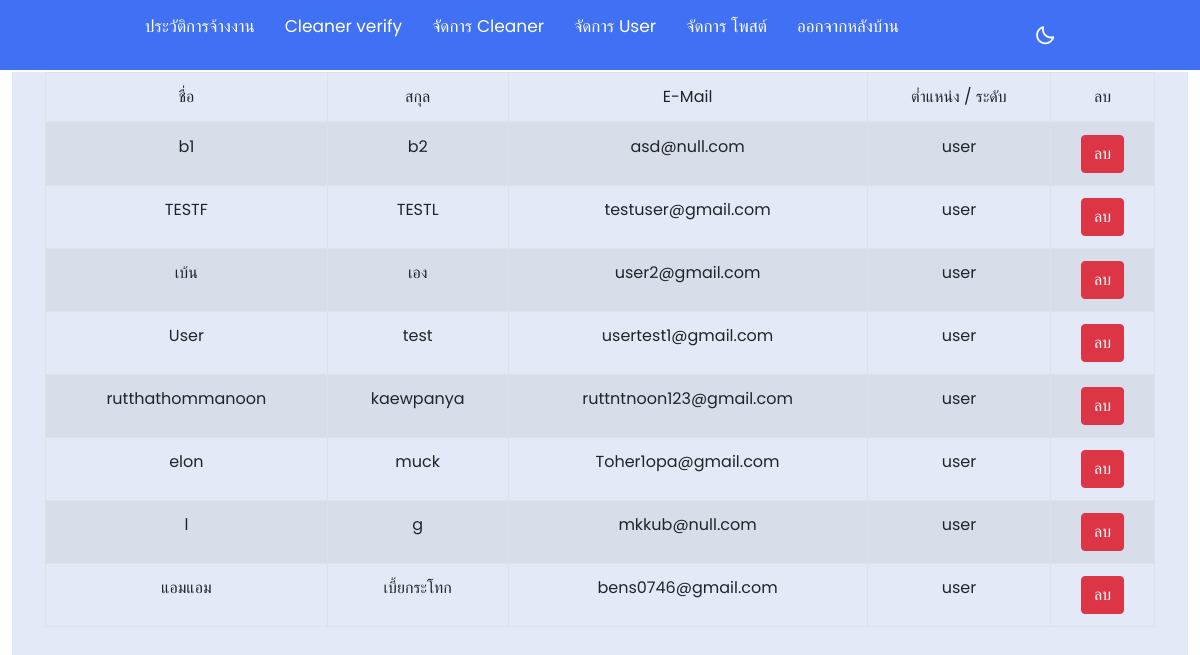
The page /own_admin/admin_userediter.php on the database its author committed.
### tables this page shows
CREATE TABLE `users` (
  `user_id` int(11) NOT NULL,
  `firstname` varchar(255) NOT NULL,
  `lastname` varchar(255) NOT NULL,
  `birthdate` varchar(10) NOT NULL,
  `gender` varchar(6) NOT NULL,
  `email` varchar(255) NOT NULL,
  `password` varchar(255) NOT NULL,
  `phone` varchar(20) NOT NULL,
  `lineID` varchar(20) DEFAULT NULL,
  `img` varchar(255) NOT NULL,
  `urole` varchar(7) NOT NULL,
  `verify` tinyint(1) DEFAULT NULL COMMENT '0 =ยังไม่ยืนยันแล้ว 1=ยืนยัน',
  `created_at` timestamp NOT NULL DEFAULT current_timestamp(),
  `updated_at` timestamp NOT NULL DEFAULT current_timestamp() ON UPDATE current_timestamp()
);

### own_admin/admin_userediter.php (the view, shortened to what this page needs)
<?php
    require_once("../config/db.php");
?>
<!DOCTYPE html>
<html lang="en">
<head>
    <link rel="stylesheet" href="style.css">
    <link href='https://unpkg.com/boxicons@2.1.1/css/boxicons.min.css' rel='stylesheet'>
    <link rel="stylesheet" href="https://cdn.jsdelivr.net/npm/bootstrap@4.5.3/dist/css/bootstrap.min.css">
</head>
<body>
    <nav>
        <div class="nav-bar">
            <div class="menu">
                <ul class="nav-links">
                    <li id="btnreport"><a href="admin_report.php">ประวัติการจ้างงาน</a></li>
                    <li id="btnmain"><a href="admin_main.php">Cleaner verify</a></li>
                    <li id="btneditcleaner"><a href="admin_cleanerediter.php">จัดการ Cleaner</a></li>
                    <li id="btnedituser"><a href="admin_userediter.php">จัดการ User</a></li>
                    <li id="btneditpost"><a href="admin_postedit.php">จัดการ โพสต์</a></li>
                    <li><a href="https://isrmuti.com/niceclean/index.php">ออกจากหลังบ้าน</a></li>
                </ul>
            </div>
            <div class="darkLight-searchBox">
                <div class="dark-light">
                    <i class='bx bx-moon moon'></i>
                </div>
                   </div>
                </div>
    </nav>
<div class="home">
<div class="container text-center">
        <table class="table table-striped table-bordered table-hover">
            <thead>
                <tr>
                    <td>ชื่อ</td>
                    <td>สกุล</td>
                    <td>E-Mail</td>
                    <td>ต่ำแหน่ง / ระดับ</td>
                    <td>ลบ</td>
                </tr>
            </thead>
            <tbody>
                <?php
                    $select_stmt = $conn->prepare('SELECT * FROM users WHERE urole = "user"');
                    $select_stmt->execute();
                    while ($row = $select_stmt->fetch(PDO::FETCH_ASSOC)) {
                ?>
                    <tr>
                        <td><?php echo $row['firstname']; ?></td>
                        <td><?php echo $row['lastname']; ?></td>
                        <td><?php echo $row['email']; ?></td>
                        <td><?php echo $row['urole']; ?></td>
                        <td><a href="?delete_id=<?php echo $row['user_id']; ?>" class="btn btn-danger">ลบ</a></td>
                    </tr>
                <?php } ?>
            </tbody>
        </table>
    </div>
    </div>
</body>
</html>

### own_admin/style.css (style rules this page uses)
* { margin: 0; padding: 0; box-sizing: border-box; font-family: 'Poppins', sans-serif; transition: all 0.4s ease;; }
:root { --body-color: #E4E9F7; --nav-color: #4070F4; --side-nav: #010718; --text-color: #FFF; --search-bar: #F2F2F2; --search-text: #010718; }
body { height: 100vh; background-color: var(--body-color); }
nav { position: fixed; top: 0; left: 0; height: 70px; width: 100%; background-color: var(--nav-color); z-index: 100; }
nav .nav-bar { position: relative; height: 100%; max-width: 1000px; width: 100%; background-color: var(--nav-color); margin: 0 auto; padding: 0 30px; display: flex; align-items: center; justify-content: space-between; }
.nav-bar .nav-links { display: flex; align-items: center; }
.nav-bar .nav-links li { margin: 0 5px; list-style: none; }
.nav-links li a { position: relative; font-size: 17px; font-weight: 400; color: var(--text-color); text-decoration: none; padding: 10px; }
.nav-links li a::before { content: ''; position: absolute; left: 50%; bottom: 0; transform: translateX(-50%); height: 6px; width: 6px; border-radius: 50%; background-color: var(--text-color); opacity: 0; transition: all 0.3s ease; }
.nav-bar .darkLight-searchBox { display: flex; align-items: center; }
.darkLight-searchBox .dark-light, .darkLight-searchBox .searchToggle { height: 40px; width: 40px; display: flex; align-items: center; justify-content: center; margin: 0 5px; }
.dark-light i, .searchToggle i { position: absolute; color: var(--text-color); font-size: 22px; cursor: pointer; transition: all 0.3s ease; }
.home { position: relative; top: 9%; left: 1%; height: 100%; width: 98%; background-color: var(--body-color); transition: var(--tran-05); }

### rows shown on the page
users: firstname "b1", lastname "b2", email "asd@null.com", urole "user"
users: firstname "TESTF", lastname "TESTL", email "testuser@gmail.com", urole "user"
users: firstname "เบ้น", lastname "เอง", email "user2@gmail.com", urole "user"
users: firstname "User", lastname "test", email "usertest1@gmail.com", urole "user"
users: firstname "rutthathommanoon", lastname "kaewpanya", email "ruttntnoon123@gmail.com", urole "user"
users: firstname "elon", lastname "muck", email "Toher1opa@gmail.com", urole "user"
users: firstname "l", lastname "g", email "mkkub@null.com", urole "user"
users: firstname "แอมแอม", lastname "เบี้ยกระโทก", email "bens0746@gmail.com", urole "user"
